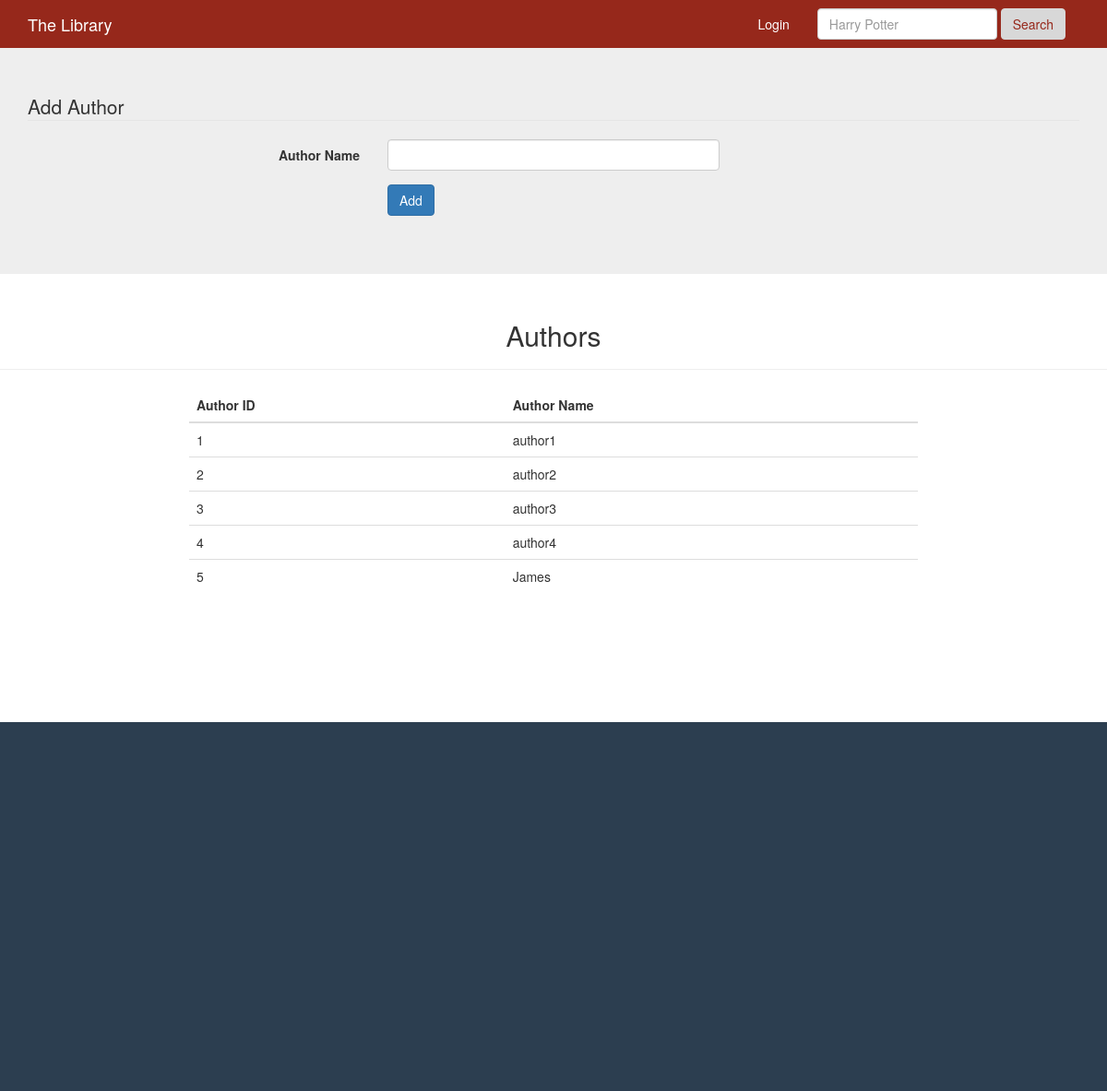
Page /author on the earlier database version.
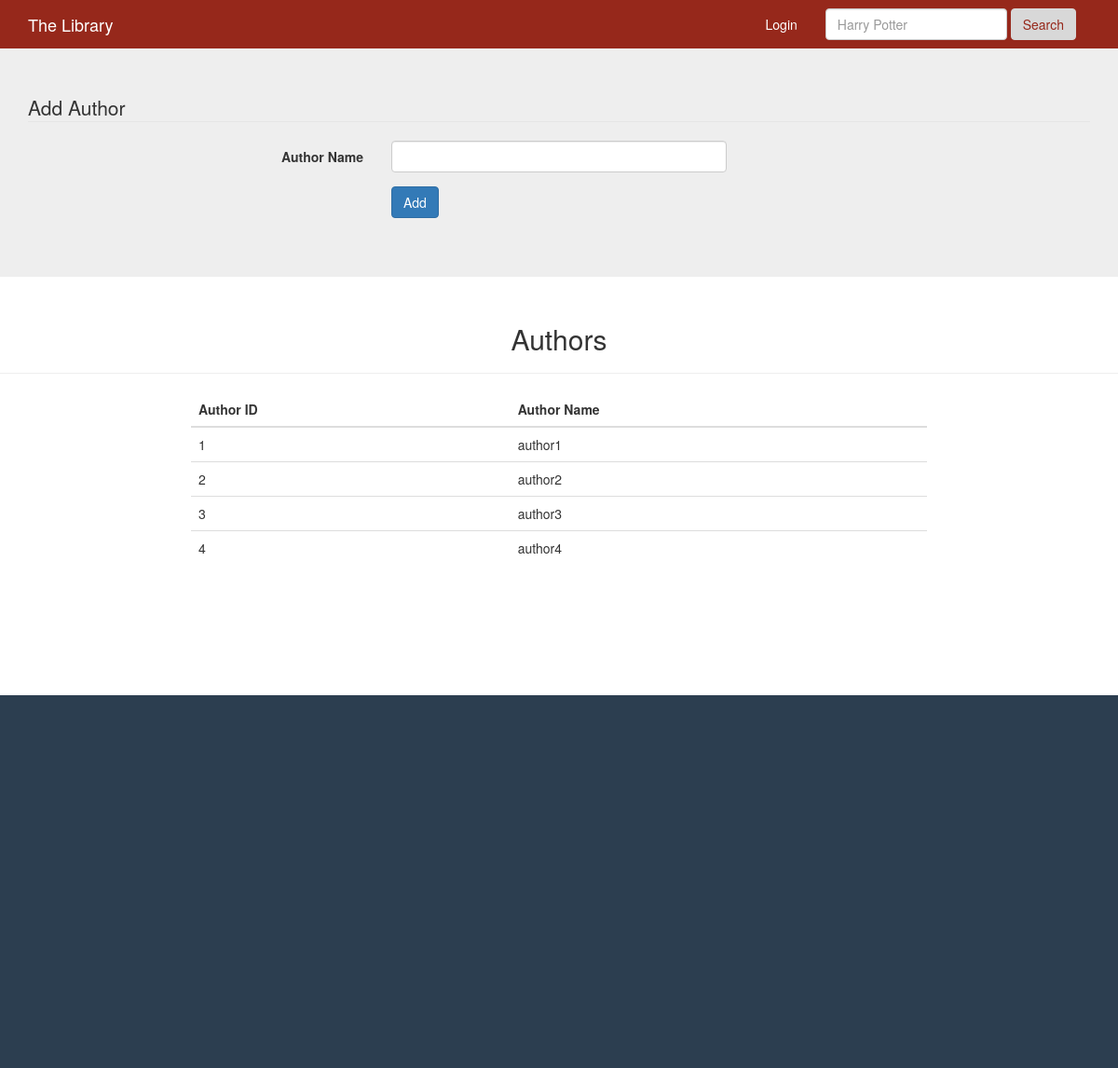
Same page on the later database version.
### tables this page shows
CREATE TABLE Author(
    author_id integer primary key autoincrement,
    author_name varchar
);

### main.py (the view)
@app.route('/author')
def author():
    cur = g.db.execute( 'select * from author' )
    rows = [dict( author_id=row[0], author_name=row[1] ) for row in cur.fetchall()]
    return render_template('author.html', rows=rows)

### main.py (called while the page is built)
@app.before_request
def before_request():
    g.db = connect_db()

@app.teardown_request
def teardown_request(exception):
    db = getattr(g, 'db', None)
    if db is not None:
        db.close()

def connect_db():
    return sqlite3.connect(app.config['DATABASE'])

### templates/author.html (shortened to what this page needs)
{% extends "layout.html" %}
{% block body %}
<div class="jumbotron">
    <div class="container">
        <form class="form-horizontal" action="{{ url_for('add_author') }}" method="post">
        <fieldset>
        <legend>Add Author</legend>
        <div class="form-group">
        <label class="col-md-4 control-label" for="author_name">Author Name</label>
        <div class="col-md-4">
        <input id="author_name" name="author_name" type="text" class="form-control input-md">
        </div>
        </div>
        <div class="form-group">
        <label class="col-md-4 control-label" for="add"></label>
        <div class="col-md-4">
            <button id="add" name="add" class="btn btn-primary">Add</button>
        </div>
        </div>
        </fieldset>
        </form>
    </div>
</div>
<div class="row column text-center">
    <h2>Authors</h2>
    <hr>
</div>
<div class="row">
  <div class="col-md-2"></div>
  <div class="col-md-8">
      <table class="table">
        <thead>
            <tr>
                <th>
                    Author ID
                </th>
                <th>
                    Author Name
                </th>
            </tr>
        </thead>
        <tbody>
            {% for row in rows %}
            <tr>
                <td>
                    {{ row['author_id'] }}
                </td>
                <td>
                    {{ row['author_name'] }}
                </td>
            </tr>
            {% endfor %}
        </tbody>
    </table>
  </div>
  <div class="col-md-2"></div>
</div>
{% endblock %}

### templates/layout.html (shortened to what this page needs)
<!doctype html>
<html lang="en">
<head>
    <link rel="stylesheet" type=text/css href="{{ url_for('static', filename='css/bootstrap.min.css') }}" />
    <link rel="stylesheet" type=text/css href="{{ url_for('static', filename='css/custom.css') }}" />
</head>
<body>
    <nav class="navbar navbar-default">
        <div class="container">
            <div class="navbar-header">
                <a class="navbar-brand" href="{{ url_for('index') }}">The Library</a>
            </div>
            <div id="navbar" class="navbar-collapse collapse">
                <form class="navbar-form navbar-right" action="{{ url_for('search_results') }}" method="post">
                    <div class="form-group">
                        <input id="search_term" name="search_term" type="text" placeholder="Harry Potter" class="form-control">
                    </div>
                    <button type="submit" class="btn btn-success">Search</button>
                </form>
                <ul class="nav navbar-nav navbar-right">
                    {% if session.lib_logged_in %}
                    <li><a href=" {{ url_for('author') }}">Authors</a></li>
                    <li><a href=" {{ url_for('document') }}">Documents</a></li>
                    <li><a href=" {{ url_for('library_lend') }}">Place Order</a></li>
                    <li><a href=" {{ url_for('history') }}">History</a></li>
                        <li><a href=" {{ url_for('library_home') }}">Library Profile</a></li>
                        <li><a href="{{ url_for('signout') }}">Sign out ({{ session['lib_id'] }})</a></li>
                    {% elif session.reader_logged_in  %}
                        <li><a href=" {{ url_for('inventory') }}">Inventory</a></li>
                        <li><a href=" {{ url_for('reader_home') }}">Reader Profile</a></li>
                        <li><a href="{{ url_for('signout') }}">Sign out ({{ session['reader_id'] }} -> {{ session['lib_id'] }})</a></li>
                    {% else %}
                        <li><a href="{{ url_for('login') }}">Login</a></li>
                    {% endif %}
                </ul>
            </div>
        </div>
    </nav>
{% block body %}{% endblock %}
<div id="footer" class="jumbotron">
</div>
</body>
</html>

### static/css/custom.css (style rules this page uses)
.navbar { margin-bottom: 0px; }
.navbar-default { background-color: #96281B; border-color: #96281B; }
.navbar-default .navbar-nav>li>a { color: #FFF; }
.navbar-default .navbar-brand { color: #FFF; }
.btn-success { color: #96281B; background-color: #D8D8D8; border-color: #D8D8D8; }
.navbar { border-radius: 0px !important; }
html { height: 100%; }
body { height: 100%; }
#footer { margin-top: 10%; height: 50%; background-color: #2C3E50; }

Differences in the rows shown:
removed Author: author_id "5", author_name "James"
